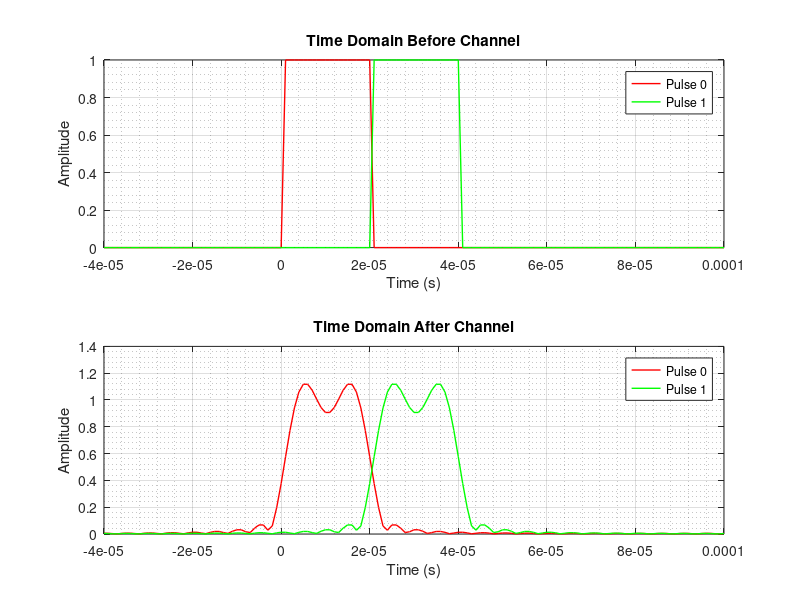

Write the MATLAB code that produced this figure.
clc;
close all;
clear all;

% Define parameters
B = 100e3; % Bandwidth of the channel in Hz
T = 2 / B; % Duration of the square pulse in seconds
Fs = 10 * B; % Sampling frequency, at least ten times the bandwidth

%% Generate two seperate square pulses of duration T
% Create a time vector
t = -2*T:1/Fs:5*T;

%Creating two consecutive square pulses, each of T = 2 / B, 

square_pulse_0 = zeros(1, length(t));
square_pulse_1 = zeros(1, length(t));

square_pulse_0(t >0 & t < T) = 1;
square_pulse_1(t >= T & t <2*T) = 1;

%% Create the frequency response of a band-limited channel
% For a flat channel, we simply block frequencies outside +/- B
f = linspace(-Fs/2, Fs/2, length(t));
H = double(abs(f) <= B);

% % Apply the channel to the signal in frequency domain

square_pulse_0_fft = fftshift(fft(square_pulse_0));
square_pulse_1_fft = fftshift(fft(square_pulse_1));

filtered_pulse_0_fft = square_pulse_0_fft .* H;
filtered_pulse_0 = ifft(ifftshift(filtered_pulse_0_fft));

filtered_pulse_1_fft = square_pulse_1_fft .* H;
filtered_pulse_1 = ifft(ifftshift(filtered_pulse_1_fft));



%% Plotting time domain signals.

figure
subplot(2,1,1)
plot(t, square_pulse_0,'r', 'LineWidth', 1);
hold on
plot(t, square_pulse_1,'g', 'LineWidth', 1);
title('Time Domain Before Channel');
xlabel('Time (s)');
ylabel('Amplitude');
legend('Pulse 0', 'Pulse 1');
grid on;
grid minor

subplot(2,1,2)
plot(t, abs(filtered_pulse_0),'r', 'LineWidth', 1);
hold on
plot(t, abs(filtered_pulse_1),'g', 'LineWidth', 1);
title('Time Domain After Channel');
xlabel('Time (s)');
ylabel('Amplitude');
legend('Pulse 0', 'Pulse 1');
grid on;
grid minor


